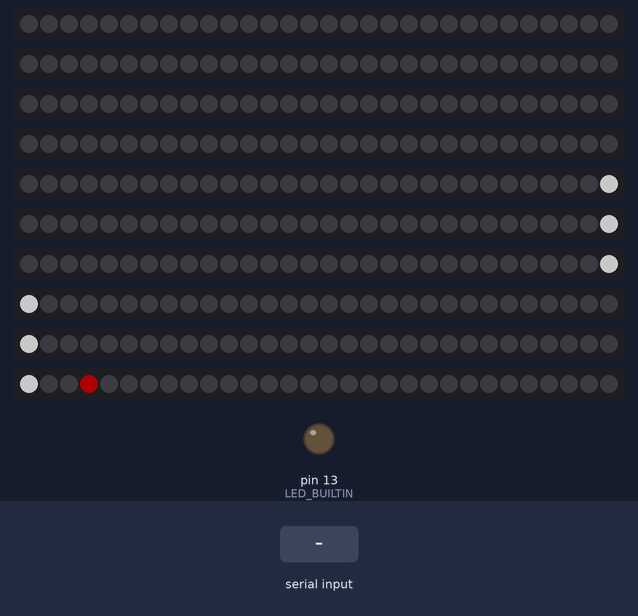
Bench run of a sketch on a simulated Arduino Mega 2560, built with avr-gcc and run on an emulated ATmega2560. Shown: 10 × 30 RGB LEDs in strip order, left to right, output pins drawn as LEDs (lit = HIGH). The inputs (shaded band) are chosen by the test bench. Dim RGB values are drawn brighter than linear; random numbers use the default seed unless the sketch sets one.

Above: at 17.7 s.
17.8 s: "r" received over the second serial link
At 21.6 s:
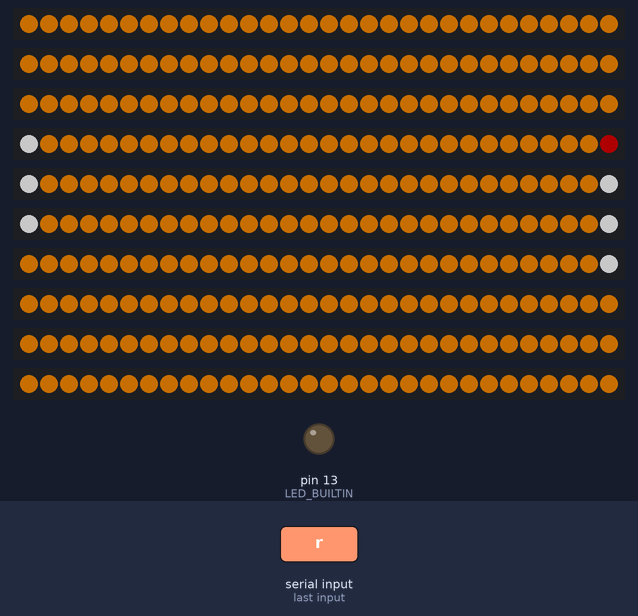
22.0 s: "&" received over the second serial link
At 28.64 s:
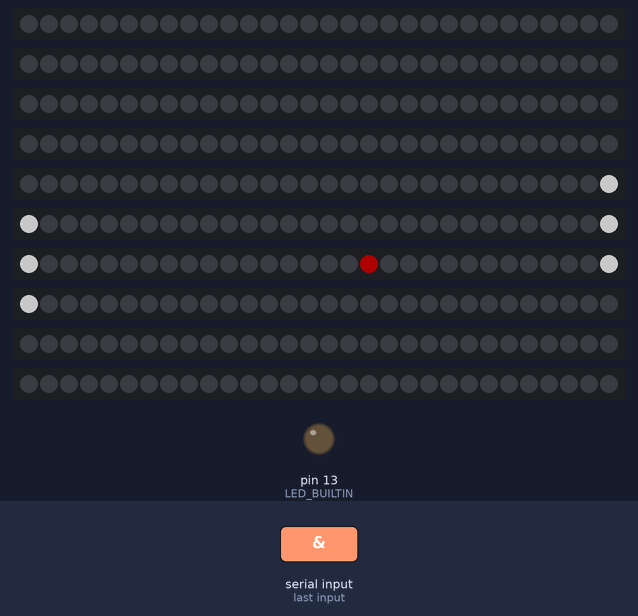
31.4 s: "d" received over the second serial link
At 62.73 s:
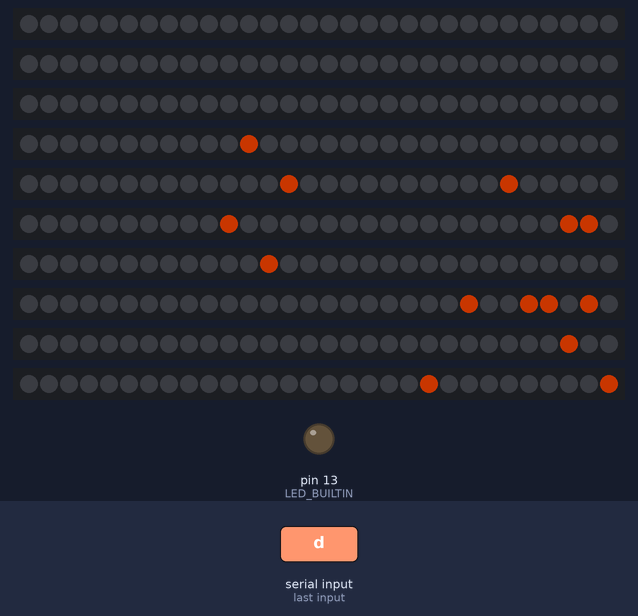

Measured:
- what the display in image 1 shows lasts 1.0 s, from 20.9 s to 21.9 s

The sketch:

XMasTree.ino
```cpp
#include <FastLED.h>

#include "PixelEngine.h"
#include "Images.h"

//#define DEBUG
//#define USE_NANO

const int OFF_EFFECTNR = -1;

// Timing. Currently running at app. 50fps.
const unsigned long MS_PER_TICK = 20;
const unsigned long TICKS_PER_SECOND = 1000 / MS_PER_TICK;
const unsigned long AUTOSWITCH_TIMEOUT = 10 * TICKS_PER_SECOND;

// Global status information shared by the various effects
Screen screen;
PixelEngine pixelengine(screen);
int hue;
int updown = 1; // Controls direction movement
unsigned long next_event_ticks;
char state;

// Global status information for the control loop.
unsigned long ticker = 0;
unsigned long nextswitch = AUTOSWITCH_TIMEOUT;  // Block switching with: nextswitch = ticker
bool globalneweffect = true;
int effectnr = 9;
int number_typed = 0;  // Number (being) typed in with the number keys
unsigned long last_number_key_tick;  // Tick-time last number key was typed.
CRGB colorcorrection;

// Pong!
const int barsize = 3;
const int autospeed = 10;
const int autoplayer_stupid = 10;
const int startspeed = 40;
const int speedincrease = 30;
int position_bar1;
int position_bar2;
int autospeed_countdown;
int speedincreasecount;
int autodirection = 1;
int gameovercount;

void setup() {
  pinMode(LED_BUILTIN, OUTPUT);
  Serial1.begin(115200); // Communication with the UI board.
#ifdef DEBUG
  Serial.begin(115200);
  Serial.println("starting");
#endif
#ifdef USE_NANO
  FastLED.addLeds<WS2812B, 2, GRB>(screen.Strip(0), screen.RowCount());
  FastLED.addLeds<WS2812B, 3, GRB>(screen.Strip(1), screen.RowCount());
  FastLED.addLeds<WS2812B, 4, GRB>(screen.Strip(2), screen.RowCount());
  FastLED.addLeds<WS2812B, 5, GRB>(screen.Strip(3), screen.RowCount());
  FastLED.addLeds<WS2812B, 6, GRB>(screen.Strip(4), screen.RowCount());
  FastLED.addLeds<WS2812B, 7, GRB>(screen.Strip(5), screen.RowCount());
  FastLED.addLeds<WS2812B, 8, GRB>(screen.Strip(6), screen.RowCount());
  FastLED.addLeds<WS2812B, 9, GRB>(screen.Strip(7), screen.RowCount());
  FastLED.addLeds<WS2812B, 10, GRB>(screen.Strip(8), screen.RowCount());
  FastLED.addLeds<WS2812B, 11, GRB>(screen.Strip(9), screen.RowCount());
#else
  FastLED.addLeds<WS2812B, 37, GRB>(screen.Strip(0), screen.RowCount());
  FastLED.addLeds<WS2812B, 36, GRB>(screen.Strip(1), screen.RowCount());
  FastLED.addLeds<WS2812B, 35, GRB>(screen.Strip(2), screen.RowCount());
  FastLED.addLeds<WS2812B, 34, GRB>(screen.Strip(3), screen.RowCount());
  FastLED.addLeds<WS2812B, 33, GRB>(screen.Strip(4), screen.RowCount());
  FastLED.addLeds<WS2812B, 32, GRB>(screen.Strip(5), screen.RowCount());
  FastLED.addLeds<WS2812B, 31, GRB>(screen.Strip(6), screen.RowCount());
  FastLED.addLeds<WS2812B, 30, GRB>(screen.Strip(7), screen.RowCount());
  FastLED.addLeds<WS2812B, 29, GRB>(screen.Strip(8), screen.RowCount());
  FastLED.addLeds<WS2812B, 28, GRB>(screen.Strip(9), screen.RowCount());
#endif
  FastLED.setBrightness(100);
  FastLED.setDither(0);
}

void Effect(int new_effectnr)
{
  effectnr = new_effectnr;
  nextswitch = ticker + AUTOSWITCH_TIMEOUT;
  globalneweffect = true;
  screen.Clear();
}

void NextEffect()
{
  Effect(effectnr + 1);
}

void loop() {
  // We read one key every loop cycle, so effects can react on the key variable
  // and don't have to read the keys themselves.
  int key_pressed = -1;
  if ( Serial1.available() ) {
    key_pressed = Serial1.read();
    Serial.println(key_pressed, HEX);
    // if ( digitalRead(LED_BUILTIN) == HIGH) digitalWrite(LED_BUILTIN, LOW);
    // else digitalWrite(LED_BUILTIN, HIGH);
  }

  // ======================= Global control keys =======================

  // Let the user type a number to select an effect
  if ( key_pressed >= 0 && key_pressed <= 9 ) // Numeric keys
  {
    number_typed = number_typed * 10 + key_pressed;
    last_number_key_tick = ticker;
  }
  else if ( number_typed != 0 && (key_pressed != -1 || ticker - last_number_key_tick > TICKS_PER_SECOND) )
  {
    Effect(number_typed - 1); // 0 is the 'first' effect so 1 :-)
    number_typed = 0;
  }

  if ( key_pressed == 0x0C ) // Power on /off
  {
    if ( effectnr == OFF_EFFECTNR ) NextEffect(); // Back on.
    else {  // Turn the system 'off'.
      effectnr = OFF_EFFECTNR;
      screen.Clear();
      screen.Pixel(0, screen.RowCount() - 1) = CRGB::DarkRed; // Stand-by light :-)
      screen.Show();
    }
  }
  else if ( key_pressed == 0x54) // Home: Start the normal cyclus
  {
    Effect(0);
  }
  else if ( key_pressed == 0x28) // >> = Next effect
  {
    Effect(effectnr + 1);
  }
  else if ( effectnr > 0 && key_pressed == 0x2B) // << = Previous effect
  {
    Effect(effectnr - 1);
  }
  else if ( key_pressed == 0x10)
  {
    colorcorrection += CRGB(10,0,0);
    FastLED.setCorrection(colorcorrection);
    Serial.print(colorcorrection.red);
  }
  else if ( key_pressed == 0x11)
  {
    colorcorrection -= CRGB(10,0,0);
    FastLED.setCorrection(colorcorrection);
    Serial.print(colorcorrection.red);
  }

  bool neweffect = globalneweffect;
  globalneweffect = false;

  // ======================= Action! =======================
  switch ( effectnr )
  {
  case OFF_EFFECTNR:
    nextswitch = ticker; // Blocks switching
    break;
  case 0:
    if ( neweffect )
    {
      screen.DrawGrayscaleImage(rend);
    }
    break;
  case 1:
    if ( neweffect )
    {
      hue = 0;
    }
    screen.DrawGrayscaleImage(rend, CRGB(CHSV(hue, 0xFF, 0xFF)));
    if ( hue >= 0xFF ) updown = -1;
    if ( hue < updown ) updown = 1;
    hue += updown;
    break;
  case 2:
    if ( neweffect )
    {
      pixelengine.Reset();
      for ( int idx=0; idx < 15; idx++)
      {
        pixelengine.AddPixel(random(Screen::ColCount()),random(Screen::RowCount()),CRGB::OrangeRed, random(100), random(100));
      }
    }
    pixelengine.ExecuteStep();
    screen.Clear();
    pixelengine.Draw();
    break;
  case 3:
    if ( neweffect )
    {
      pixelengine.Reset();
      pixelengine.AddPixel(5,7,CRGB::White, 30, 100);
      pixelengine.AddPixel(9,25,CRGB::Red, 100, 100);
      pixelengine.AddPixel(1,20,CRGB::Blue, 100, 100);
      pixelengine.MBouncefactor = 10;
      pixelengine.MGravity = 5;
      nextswitch = ticker + 1000;  // We have our own timeout.
    }
    pixelengine.ExecuteStep();
    screen.Clear();
    pixelengine.Draw();
    break;
  case 4:
    if ( neweffect )
    {
      pixelengine.Reset();
      for ( int idx=0; idx < 15; idx++)
      {
        pixelengine.AddPixel(random(Screen::ColCount()),random(Screen::RowCount()),CRGB::OrangeRed, random(255), random(255));
      }
    }
    pixelengine.ExecuteStep();
    screen.Clear();
    pixelengine.Draw();
    break;
  case 5:
    if ( neweffect )
    {
      pixelengine.Reset();
      for ( int idx=0; idx < 15; idx++)
      {
        pixelengine.AddPixel(random(Screen::ColCount()),random(Screen::RowCount()),CRGB(CHSV(random(50,255), random(50,255), random(50,255))), random(255), random(255));
      }
    }
    pixelengine.ExecuteStep();
    screen.Clear();
    pixelengine.Draw();
    break;
  case 6:
    if ( neweffect )
    {
      next_event_ticks = ticker;
      state = 'r';
    }
    if ( next_event_ticks == ticker )
    {
      switch(state)
      {
      case 'r':
        screen.Clear();
        screen.DrawGrayscaleImage(only_r, CRGB::OrangeRed, 5);
        state = '&';
        break;
      case '&':
        screen.Clear();
        screen.DrawGrayscaleImage(only_and, CRGB::OrangeRed, 5);
        state = 'd';
        break;
      case 'd':
        screen.Clear();
        screen.DrawGrayscaleImage(only_d, CRGB::OrangeRed, 5);
        state = 'r';
        break;
      }
      next_event_ticks = ticker + TICKS_PER_SECOND / 2;
    }
    break;
  case 7:
    if ( neweffect )
    {
      pixelengine.Reset();
      pixelengine.MCollisionDetection = true;
      for ( int idx=0; idx < 15; idx++)
      {
        pixelengine.AddPixel(random(Screen::ColCount()),random(Screen::RowCount()),CRGB::OrangeRed, random(50), random(50));
      }
    }
    // First execute step then clear screen. Te current screen is used to detect collisions.
    pixelengine.ExecuteStep();
    screen.Clear();
    pixelengine.Draw();
    break;
  case 8:
    if ( neweffect )
    {
      pixelengine.Reset();
      pixelengine.MCollisionDetection = true;
      for ( int idx=0; idx < 2; idx++)
      {
        pixelengine.AddPixel(random(Screen::ColCount()),random(Screen::RowCount()),CRGB::OrangeRed, random(50,100), random(50,100));
      }
      nextswitch = ticker + 2000;  // We have our own timeout.
    }
    // First execute step then clear screen. Te current screen is used to detect collisions.
    pixelengine.ExecuteStep();
    screen.Clear();
    screen.DrawGrayscaleImage(blocks, CRGB::White, 12);
    pixelengine.Draw();
    break;
  case 9:
    if ( neweffect )
    {
      screen.DrawImage(smiley,4);
    }
    break;
  case 10:
    // Pong!
    if ( neweffect || (gameovercount != 0 && --gameovercount == 0 ) )
    {
      position_bar1 = 4;
      position_bar2 = 4;
      autospeed_countdown = autospeed;
      speedincreasecount = speedincrease;
      gameovercount = 0;
      pixelengine.Reset();
      pixelengine.MCollisionDetection = true;
      pixelengine.AddPixel(5, 15, CRGB::DarkRed, 10, random(2) > 0 ? startspeed : -startspeed);
    }
    if ( gameovercount == 0 )
    {
      pixelengine.ExecuteStep();
      screen.Clear();
      for ( int x=0; x < barsize; x++ )
      {
        screen.Pixel(position_bar2 + x, screen.RowCount() - 1) = CRGB::White;
        screen.Pixel(position_bar1 + x, 0) = CRGB::White;
      }
      pixelengine.Draw();
      if ( pixelengine.MPixels[0].ypos < (1<<8) || pixelengine.MPixels[0].ypos >= ((screen.RowCount() - 1) << 8) )
      {
        gameovercount = 50;
        for ( int row = 0; row < screen.RowCount() ; row++) for ( int col = 0; col < screen.ColCount(); col++)
        {
          if ( !screen.Pixel(col, row) ) screen.Pixel(col, row) = CRGB::DarkOrange;
        }
      }
      if ( --autospeed_countdown == 0 )
      {
        autospeed_countdown = autospeed;
        autodirection = ( position_bar1 + 1 > pixelengine.MPixels[0].xpos >> 8 ) ? -1 : +1;
        if ( random(autoplayer_stupid) < 1 ) autodirection = - autodirection; // Randomly move in the wrong direction.
        position_bar1 += autodirection;
        if ( position_bar1 < 0 ) position_bar1 = 0;
        if ( position_bar1 > screen.ColCount() - barsize ) position_bar1 = screen.ColCount() - barsize;
      }
      if ( speedincreasecount-- == 0)
      {
        speedincreasecount = speedincrease;
        if ( pixelengine.MPixels[0].yspeed < 255 ) pixelengine.MPixels[0].yspeed++;
      }
      if ( key_pressed != -1 )
      {
        nextswitch = ticker + AUTOSWITCH_TIMEOUT; // Prevents switching while keys are pressed = playing.
        if ( key_pressed == 0x5A)
        {
          if ( position_bar2 > 0 ) position_bar2--;
        }
        if ( key_pressed == 0x5B)
        {
          if ( position_bar2 < screen.ColCount() - barsize) position_bar2++;
        }
      }
    }
    break;
  default:
    // Go back to the start.
    Effect(0);
    break;
  } // switch(effectnr)

  // ======================= Control effect screen + auto switching =======================
  if ( effectnr == OFF_EFFECTNR )
  {
    delay(MS_PER_TICK);
  }
  else
  {
    FastLED.delay(MS_PER_TICK);
    if ( ++ticker == nextswitch ) NextEffect();
  }
}
```

Images.h
```cpp
// Data (images can be (partially) generated with GIMP export functionality)
const char* const rend PROGMEM =
"\x1D"
"\000\377\377\377\377\377\377\001\000\000"
"\000\377\377\000\000\000\377\377\000\000"
"\000\377\377\000\000\000\377\377\000\000"
"\000\377\377\000\000\000\377\377\000\000"
"\000\377\377\377\377\377\377\001\000\000"
"\000\377\377\001\377\377\001\000\000\000"
"\000\377\377\000\001\377\377\001\000\000"
"\000\377\377\000\000\001\377\377\001\000"
"\000\377\377\000\000\000\001\377\377\000"
"\000\000\000\000\000\000\000\000\000\000"
"\000\001\377\377\377\001\000\000\000\000"
"\000\377\377\000\377\377\000\000\000\000"
"\000\377\377\000\377\377\000\000\000\000"
"\000\377\377\000\377\377\000\000\000\000"
"\000\001\377\377\377\001\000\377\377\000"
"\000\377\377\001\377\377\001\377\001\000"
"\000\377\377\000\001\377\377\001\000\000"
"\000\377\377\000\000\001\377\377\000\000"
"\000\001\377\377\377\377\001\377\377\000"
"\000\000\000\000\000\000\000\000\000\000"
"\000\377\377\377\377\377\377\001\000\000"
"\000\377\377\000\000\001\377\377\001\000"
"\000\377\377\000\000\000\001\377\377\000"
"\000\377\377\000\000\000\000\377\377\000"
"\000\377\377\000\000\000\000\377\377\000"
"\000\377\377\000\000\000\000\377\377\000"
"\000\377\377\000\000\000\001\377\377\000"
"\000\377\377\000\000\001\377\377\001\000"
"\000\377\377\377\377\377\377\001\000\000";

const char* const only_r PROGMEM =
"\x0C"
"\205\377\377\377\377\371\345\252\034\000"
"\205\377\377\377\377\377\377\377\323\000"
"\205\377\274\000\015\111\237\367\377\162"
"\205\377\274\000\000\000\000\306\377\230"
"\205\377\274\000\000\000\000\322\377\201"
"\205\377\274\000\046\135\270\376\357\042"
"\205\377\377\377\377\377\377\367\176\000"
"\205\377\377\377\377\377\365\123\000\000"
"\205\377\274\000\000\315\377\312\000\000"
"\205\377\274\000\000\042\335\377\270\000"
"\205\377\274\000\000\000\100\351\377\244"
"\205\377\274\000\000\000\000\132\362\375"
"\205\377\274\000\000\000\000\000\163\370";

const char* const only_and PROGMEM =
"\x0B"
"\000\256\355\373\351\221\000\000\000\000"
"\237\376\223\075\312\373\117\000\000\000"
"\312\356\000\000\207\377\167\000\000\000"
"\244\376\222\000\306\353\026\000\000\000"
"\000\302\377\353\324\123\000\377\255\000"
"\163\361\263\360\340\100\000\377\233\000"
"\352\312\000\135\356\350\151\377\165\000"
"\377\246\000\000\126\353\367\356\015\000"
"\376\300\000\000\000\121\371\365\152\000"
"\321\372\233\075\150\323\301\334\361\135"
"\065\276\360\373\351\243\000\075\350\355";

const char* const only_d PROGMEM =
"\x0B"
"\301\377\377\376\370\347\274\113\000\000"
"\301\366\000\026\121\240\350\361\160\000"
"\301\366\000\000\000\000\056\340\354\052"
"\301\366\000\000\000\000\000\174\377\232"
"\301\366\000\000\000\000\000\000\370\306"
"\301\366\000\000\000\000\000\000\357\322"
"\301\366\000\000\000\000\000\000\367\305"
"\301\366\000\000\000\000\000\166\377\224"
"\301\366\000\000\000\000\046\336\351\034"
"\301\366\000\026\115\222\344\360\152\000"
"\301\377\377\376\371\350\275\111\000\000";

const char* const smiley PROGMEM =
"\x0A"
"\000\000\000\000\000\000\000\000\000\251\216\000\251\216\000\251\216\000\251\216\000\000\000\000\000\000\000\000\000\000"
"\000\000\000\251\216\000\251\216\000\251\216\000\251\216\000\251\216\000\251\216\000\251\216\000\251\216\000\000\000\000"
"\000\000\000\251\216\000\251\216\000\251\216\000\251\216\000\251\216\000\251\216\000\251\216\000\251\216\000\000\000\000"
"\251\216\000\251\216\000\251\216\000\210\267\266\251\216\000\251\216\000\210\267\266\251\216\000\251\216\000\251\216\000"
"\251\216\000\251\216\000\251\216\000\210\267\266\251\216\000\251\216\000\210\267\266\251\216\000\251\216\000\251\216\000"
"\251\216\000\251\216\000\251\216\000\251\216\000\251\216\000\251\216\000\251\216\000\251\216\000\251\216\000\251\216\000"
"\251\216\000\251\216\000\000\011\233\251\216\000\251\216\000\251\216\000\251\216\000\000\011\233\251\216\000\251\216\000"
"\000\000\000\251\216\000\251\216\000\000\011\233\000\011\233\000\011\233\000\011\233\251\216\000\251\216\000\000\000\000"
"\000\000\000\251\216\000\251\216\000\251\216\000\251\216\000\251\216\000\251\216\000\251\216\000\251\216\000\000\000\000"
"\000\000\000\000\000\000\000\000\000\251\216\000\251\216\000\251\216\000\251\216\000\000\000\000\000\000\000\000\000\000";

const char* const blocks PROGMEM =
"\x02"
"\000\377\377\000\000\000\377\377\000\000"
"\000\377\377\000\000\000\377\377\000\000";
```

PixelEngine.cpp
```cpp
#include "PixelEngine.h"

void PixelEngine::Reset()
{
  MGravity = 0;
  MBouncefactor = 0;
  MUsedPixels = 0;
  MCollisionDetection = false;
  MScreen.Clear();
}

void PixelEngine::AddPixel(int x, int y, const CRGB& _color, int _xspeed, int _yspeed)
{
  if ( MUsedPixels < MAX_PIXELS )
  {
    PEPixel& pixel = MPixels[MUsedPixels++];
    pixel.xpos = x << 8;
    pixel.ypos = y << 8;
    pixel.color = _color;
    pixel.xspeed = _xspeed;
    pixel.yspeed = _yspeed;
    pixel.move = _xspeed != 0 || _yspeed != 0;
  }
}

void PixelEngine::Bounce(int& pos, int& speed)
{
  pos -= speed;
  if ( MBouncefactor )
  {
    if ( speed > 0) { if ( (speed -= MBouncefactor) < 0) speed = 0; }
    else            { if ( (speed += MBouncefactor) > 0) speed = 0; }
  }
  speed = -speed;
  pos += speed;
}

bool PixelEngine::Move(int& pos, int& speed, const int max)
{
  bool bounced = false;
  pos += speed;
  if ( pos < 0x80 || pos > max )
  {
    Bounce(pos, speed);
    bounced = true;
  }
  // Some safety guards.
  if ( pos < 0x80) pos = 0x80;
  if ( pos > max) pos = max;
  return bounced;
}

void PixelEngine::ExecuteStep()
{
  for ( int pixidx = 0; pixidx < MUsedPixels; pixidx++)
  {
    PEPixel& pixel = MPixels[pixidx];
    if ( pixel.move )
    {
      int prevx = pixel.xpos;
      int prevy = pixel.ypos;
      bool xbounced = Move(pixel.xpos, pixel.xspeed, MMaxx);
      bool ybounced = Move(pixel.ypos, pixel.yspeed, MMaxy);
      if ( MCollisionDetection )
      {
        int xpos = pixel.xpos >> 8;
        int ypos = pixel.ypos >> 8;
        prevx >>= 8;
        prevy >>= 8;
        if ( (prevx != xpos || prevy != ypos) && MScreen.Pixel(xpos, ypos))  // collision
        { // Check which movement contributed to the colission.
          if      ( !xbounced && prevy == ypos ) Bounce(pixel.xpos, pixel.xspeed);
          else if ( !ybounced && prevx == xpos ) Bounce(pixel.ypos, pixel.yspeed);
          else
          {
            Bounce(pixel.xpos, pixel.xspeed);
            Bounce(pixel.ypos, pixel.yspeed);
          }
        }
      }
      pixel.yspeed -= MGravity; // We have a simple liniair gravity :-)
    }
  }
}

void PixelEngine::Draw() const
{
  for ( int pixidx = 0; pixidx < MUsedPixels; pixidx++)
  {
    const PEPixel& pixel = MPixels[pixidx];
    // We could support fractions of units and spread them over multiple (max 4?) pixels.
    MScreen.Pixel(pixel.xpos >> 8, pixel.ypos >> 8) = pixel.color;
  }
}
```

Source omitted: PixelEngine.h (1605 bytes), Screen.cpp (764 bytes), Screen.h (810 bytes)
